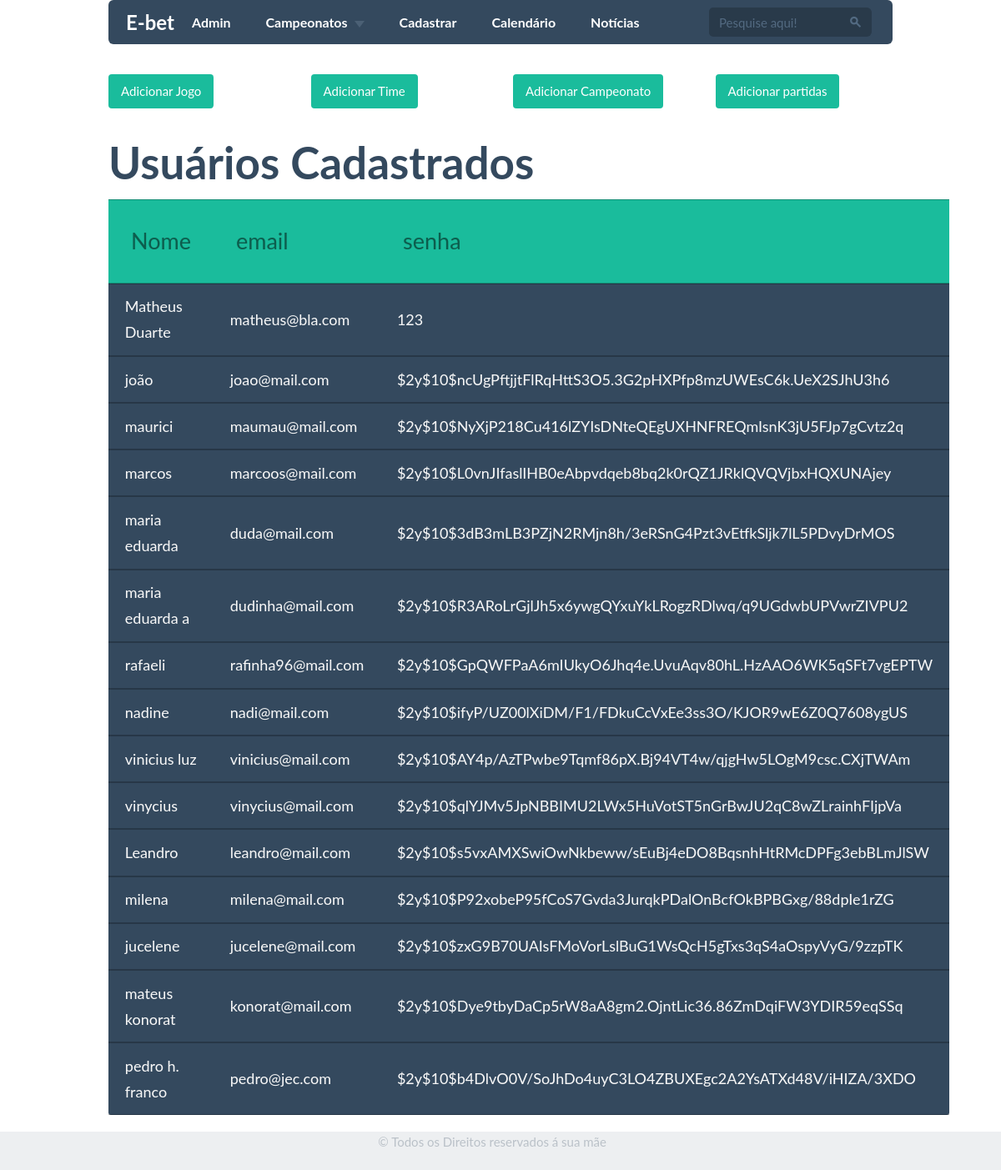
Before: /pfc/pfc1/pagina admin.php with the older database file.
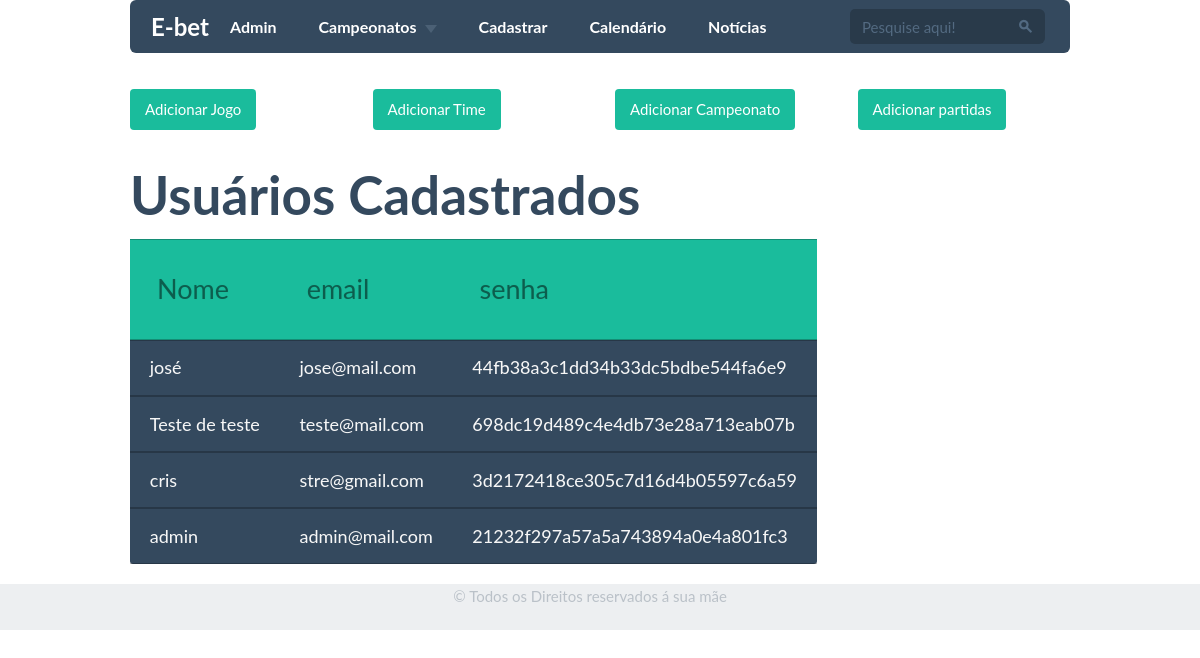
After: the same page with the newer database file.
### tables this page shows
CREATE TABLE `usuario` (
  `idusuario` int(11) NOT NULL AUTO_INCREMENT,
  `email` varchar(80) NOT NULL,
  `senha` varchar(65) NOT NULL,
  `nome` varchar(60) NOT NULL,
  `dinheiros` decimal(15,2) NOT NULL,
  `tipo_usuario` int(11) NOT NULL,
  PRIMARY KEY (`idusuario`)
);

### pfc/pfc1/pagina admin.php (the view, shortened to what this page needs)
<!DOCTYPE html>
<html>
<head>
    <link href="dist/css/vendor/bootstrap/css/bootstrap.min.css" rel="stylesheet">
    <link href="dist/css/flat-ui.css" rel="stylesheet">
    <link href="docs/assets/css/demo.css" rel="stylesheet">
    <link href="index.css" rel="stylesheet">
</head>
<body>
<div class="container">
    <nav class="navbar navbar-inverse" role="navigation">
        <div class="navbar-header">
            <a class="navbar-brand" href="index.php" >E-bet</a>
        </div>
        <div class="collapse navbar-collapse" id="navbar-collapse-01">
            <ul class="nav navbar-nav navbar-left">
                <li ><a href="pagina admin.php">Admin</a></li>
                <li class="dropdown">
                    <a href="jogo.php" class="dropdown-toggle" data-toggle="dropdown">Campeonatos<b class="caret"></b></a>
                </li>
                <li><a href="cadastro.php">Cadastrar</a></li>
                <li><a href="calendario.php">Calendário</a></li>
                <li><a href="informacao.php">Notícias</a></li>
            </ul>
            <form class="navbar-form navbar-right" action="#" role="search">
                <div class="form-group">
                    <div class="input-group">
                        <input class="form-control" id="navbarInput-01" type="search" placeholder="Pesquise aqui!">
                        <span class="input-group-btn">
            <button type="submit" class="btn"><span class="fui-search"></span></button>
          </span>
                    </div>
                </div>
            </form>
        </div>
    </nav>
    <form>
        <div class="row demo-row">
            <div class="col-xs-3">
                <a href="jogolista.php"> <button type="button"  class="btn btn-primary navbar-btn"> Adicionar Jogo</button> </a>
            </div>
            <div class="col-xs-3">
                <a href="time_lista.php"> <button type="button"  class="btn btn-primary navbar-btn"> Adicionar Time</button> </a>
            </div>
            <div class="col-xs-3">
                <a href="campeonato_lista.php"> <button type="button"  class="btn btn-primary navbar-btn"> Adicionar Campeonato</button> </a>
            </div>
            <div class="col-xs-3">
                <a href="partidas_lista.php"> <button type="button"  class="btn btn-primary navbar-btn"> Adicionar partidas</button> </a>
            </div>
</div>
        <div class="demo-row">
            <h2>Usuários Cadastrados</h2>
            <table class="flat-table flat-table-1">
                <thead>
                    <th class="success">Nome</th>
                    <th class="success">email</th>
                    <th class="success">senha</th>
                </thead>
                <?php
                require("conexao.php");
                $sql = "select   nome, email, senha
                    from usuario;
                    ";
                $resultado = mysqli_query($conexao, $sql);
                while ($linha = mysqli_fetch_array($resultado)) {
                    echo "<tr class='active'>
                <td class='active'>" . $linha["nome"] . "</td>
                <td class='active'>" . $linha["email"] . "</td>
                <td class='active'>" . $linha["senha"] . "</td>
              </tr>";
                }
                ?>
            </table>
        </div>
</div>
<footer>
    <div class="container">
        <div class="row demo-row">
            <div class="col-xs-4">
            </div>
            <div class="col-xs-4">
                © Todos os Direitos reservados á sua mãe
            </div>
            <div class="col-xs-4">
            </div>
        </div>
    </div>
</footer>
</body>
</html>

Changed rows visible on the page:
removed usuario: nome "Matheus Duarte", email "matheus@bla.com", senha "123"
removed usuario: nome "joão", email "joao@mail.com", senha "$2y$10$ncUgPftjjtFlRqHttS3O5.3G2pHXPfp8mzUWEsC6k.UeX2SJhU3h6"
removed usuario: nome "maurici", email "maumau@mail.com", senha "$2y$10$NyXjP218Cu416lZYIsDNteQEgUXHNFREQmIsnK3jU5FJp7gCvtz2q"
removed usuario: nome "marcos", email "marcoos@mail.com", senha "$2y$10$L0vnJIfaslIHB0eAbpvdqeb8bq2k0rQZ1JRklQVQVjbxHQXUNAjey"
removed usuario: nome "maria eduarda", email "duda@mail.com", senha "$2y$10$3dB3mLB3PZjN2RMjn8h/3eRSnG4Pzt3vEtfkSljk7lL5PDvyDrMOS"
removed usuario: nome "maria eduarda a", email "dudinha@mail.com", senha "$2y$10$R3ARoLrGjlJh5x6ywgQYxuYkLRogzRDlwq/q9UGdwbUPVwrZIVPU2"
removed usuario: nome "rafaeli", email "rafinha96@mail.com", senha "$2y$10$GpQWFPaA6mIUkyO6Jhq4e.UvuAqv80hL.HzAAO6WK5qSFt7vgEPTW"
removed usuario: nome "nadine", email "nadi@mail.com", senha "$2y$10$ifyP/UZ00lXiDM/F1/FDkuCcVxEe3ss3O/KJOR9wE6Z0Q7608ygUS"
removed usuario: nome "vinicius luz", email "vinicius@mail.com", senha "$2y$10$AY4p/AzTPwbe9Tqmf86pX.Bj94VT4w/qjgHw5LOgM9csc.CXjTWAm"
removed usuario: nome "vinycius", email "vinycius@mail.com", senha "$2y$10$qlYJMv5JpNBBIMU2LWx5HuVotST5nGrBwJU2qC8wZLrainhFIjpVa"
removed usuario: nome "Leandro", email "leandro@mail.com", senha "$2y$10$s5vxAMXSwiOwNkbeww/sEuBj4eDO8BqsnhHtRMcDPFg3ebBLmJlSW"
removed usuario: nome "milena", email "milena@mail.com", senha "$2y$10$P92xobeP95fCoS7Gvda3JurqkPDalOnBcfOkBPBGxg/88dpIe1rZG"
removed usuario: nome "jucelene", email "jucelene@mail.com", senha "$2y$10$zxG9B70UAIsFMoVorLslBuG1WsQcH5gTxs3qS4aOspyVyG/9zzpTK"
removed usuario: nome "mateus konorat", email "konorat@mail.com", senha "$2y$10$Dye9tbyDaCp5rW8aA8gm2.OjntLic36.86ZmDqiFW3YDIR59eqSSq"
removed usuario: nome "pedro h. franco", email "pedro@jec.com", senha "$2y$10$b4DlvO0V/SoJhDo4uyC3LO4ZBUXEgc2A2YsATXd48V/iHIZA/3XDO"
added usuario: nome "josé", email "jose@mail.com", senha "44fb38a3c1dd34b33dc5bdbe544fa6e9"
added usuario: nome "Teste de teste", email "teste@mail.com", senha "698dc19d489c4e4db73e28a713eab07b"
added usuario: nome "cris", email "stre@gmail.com", senha "3d2172418ce305c7d16d4b05597c6a59"
added usuario: nome "admin", email "admin@mail.com", senha "21232f297a57a5a743894a0e4a801fc3"
